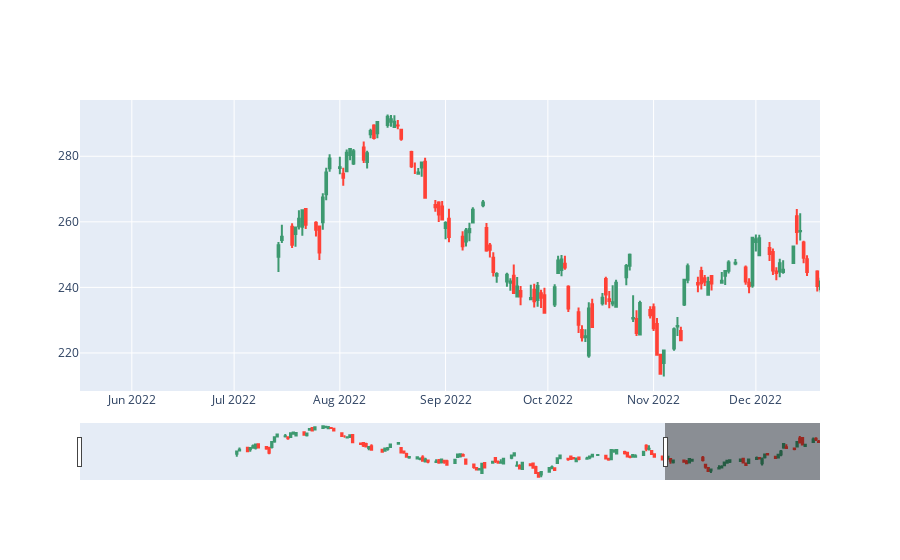

Here is the notebook cell this chart was saved with:
### Markdown cell above
## Gráfico Velas con Plotly

### Code cell
import plotly.graph_objects as go

candlestick = go.Candlestick(
                            x=df2.index,
                            open=df2['Open'],
                            high=df2['High'],
                            low=df2['Low'],
                            close=df2['Close']
                            )

fig = go.Figure(data=[candlestick])

fig.show()

### Figure 1 — Plotly figure (JSON) as saved in the notebook; plotly's stock layout.template omitted (floating-point values rounded to 4 significant figures; data arrays with more than 128 entries replaced by an {"elided": "..."} marker saying what was removed)
{"data": [{"close": {"elided": "150 float values"}, "high": {"elided": "150 float values"}, "low": {"elided": "150 float values"}, "open": {"elided": "150 float values"}, "type": "candlestick", "x": {"elided": "150 str values"}}], "layout": {"autosize": true, "dragmode": "pan", "xaxis": {"autorange": false, "range": ["2022-05-16 19:14:44.7458", "2022-12-19 19:14:44.7458"], "rangeslider": {"autorange": true, "range": ["2022-05-16 19:14:44.7458", "2023-02-15 12:00"], "yaxis": {"_template": null, "rangemode": "match"}}, "type": "date"}, "yaxis": {"autorange": true, "range": [208.4, 297.2]}}}
